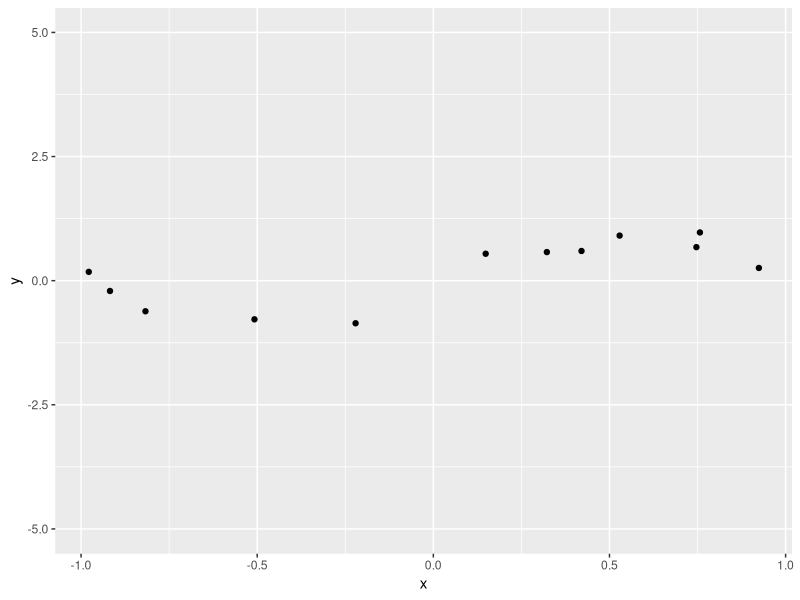
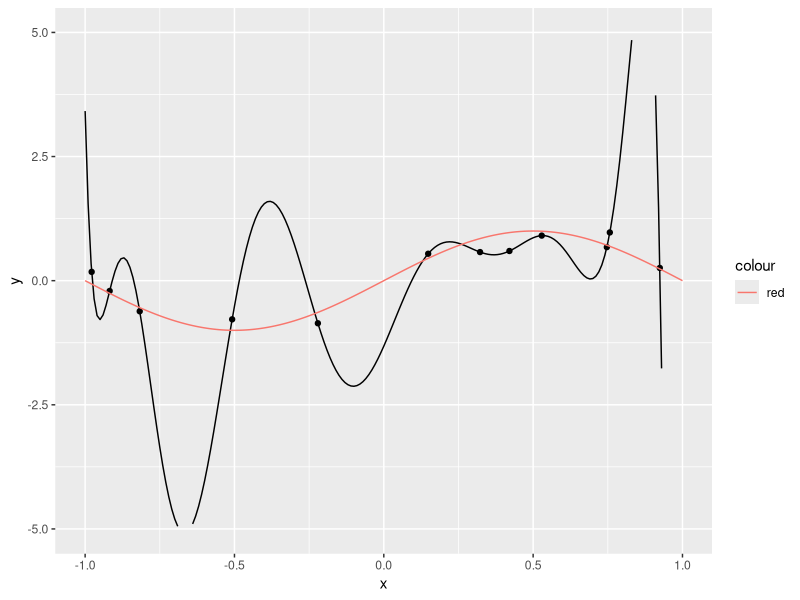
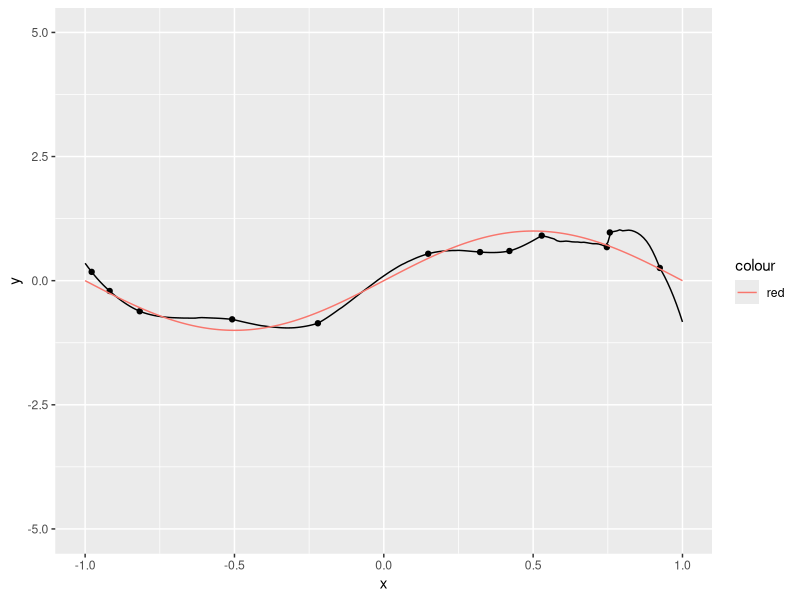

The R script that drew these images, in order:
## ---- chunk 1

library(ggplot2)

set.seed(13)

n <- 12
d <- 12
x <- runif(n = n, min = -1, max = 1)
x <- sort(x, decreasing = F)
y <- sin(pi * x) + rnorm(n = length(x), mean = 0, sd = 0.2)

D <- data.frame(x = x, y = y)

ggplot(D, aes(x = x, y = y)) + geom_point() + ylim(-5, 5)

## ---- chunk 2

model <- lm(y ~ poly(x, d, raw=TRUE))

x0 <- seq(from = -1, to = 1, by = 0.01)
y0 <- predict(model, data.frame(x = x0))
yo <- sin(pi * x0)
Do <- data.frame(x = x0, y = yo)

Dp <- data.frame(x = x0, y = y0)

ggplot(D, aes(x = x, y = y)) + geom_point() + geom_line(data = Dp, aes(x, y)) + geom_line(data = Do, aes(x, y, color = "red")) + ylim(-5, 5)

## ---- chunk 3

m <- 200
x0 <- seq(from = -1, to = 1, by = 0.01)
y0 <- c()

for (i in 1:m) {
  ids <- sample(1:length(x), size = length(x), replace = T)
  xp <- x[ids]
  yp <- y[ids]
  
  model.new <- lm(yp ~ poly(xp, d, raw=TRUE))
  y0p <- predict(model.new, data.frame(xp = x0))

  y0 <- rbind(y0, y0p)  
}

y0 <- apply(y0, 2, median)

Dp <- data.frame(x = x0, y = y0)

ggplot(D, aes(x = x, y = y)) + geom_point() + geom_line(data = Dp, aes(x, y)) + ylim(-5, 5) + geom_line(data = Do, aes(x, y, color = "red"))


